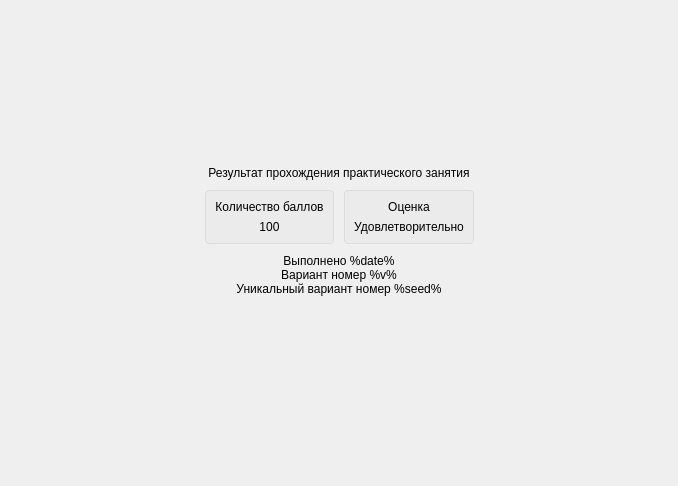
<?xml version="1.0" encoding="UTF-8"?>
<ui version="4.0">
 <class>ScreenSummary</class>
 <widget class="QFrame" name="ScreenSummary">
  <property name="geometry">
   <rect>
    <x>0</x>
    <y>0</y>
    <width>678</width>
    <height>486</height>
   </rect>
  </property>
  <property name="windowTitle">
   <string>Frame</string>
  </property>
  <layout class="QGridLayout" name="gridLayout">
   <property name="verticalSpacing">
    <number>0</number>
   </property>
   <item row="5" column="0">
    <widget class="QLabel" name="seed">
     <property name="toolTip">
      <string>Аргумент для запуска</string>
     </property>
     <property name="styleSheet">
      <string notr="true">font: 8pt &quot;MS Shell Dlg 2&quot;;</string>
     </property>
     <property name="text">
      <string>Уникальный вариант номер %seed%</string>
     </property>
     <property name="alignment">
      <set>Qt::AlignCenter</set>
     </property>
    </widget>
   </item>
   <item row="1" column="0">
    <layout class="QHBoxLayout" name="horizontalLayout">
     <item>
      <spacer name="horizontalSpacer">
       <property name="orientation">
        <enum>Qt::Horizontal</enum>
       </property>
       <property name="sizeType">
        <enum>QSizePolicy::Expanding</enum>
       </property>
       <property name="sizeHint" stdset="0">
        <size>
         <width>0</width>
         <height>0</height>
        </size>
       </property>
      </spacer>
     </item>
     <item>
      <widget class="QFrame" name="frame">
       <property name="styleSheet">
        <string notr="true">border: 1px solid  rgb(220, 220, 220);
border-radius: 4px;
background-color: rgb(235, 235, 235);</string>
       </property>
       <property name="frameShape">
        <enum>QFrame::StyledPanel</enum>
       </property>
       <property name="frameShadow">
        <enum>QFrame::Raised</enum>
       </property>
       <layout class="QGridLayout" name="gridLayout_3">
        <property name="leftMargin">
         <number>0</number>
        </property>
        <property name="topMargin">
         <number>0</number>
        </property>
        <property name="rightMargin">
         <number>0</number>
        </property>
        <property name="bottomMargin">
         <number>0</number>
        </property>
        <item row="0" column="0">
         <layout class="QVBoxLayout" name="verticalLayout_3">
          <property name="leftMargin">
           <number>9</number>
          </property>
          <property name="topMargin">
           <number>9</number>
          </property>
          <property name="rightMargin">
           <number>9</number>
          </property>
          <property name="bottomMargin">
           <number>9</number>
          </property>
          <item>
           <widget class="QLabel" name="label_4">
            <property name="styleSheet">
             <string notr="true">font: 75 14pt &quot;MS Shell Dlg 2&quot;;
border: none;
background-color: transparent;</string>
            </property>
            <property name="text">
             <string>Количество баллов</string>
            </property>
            <property name="alignment">
             <set>Qt::AlignCenter</set>
            </property>
            <property name="wordWrap">
             <bool>false</bool>
            </property>
           </widget>
          </item>
          <item>
           <widget class="QLabel" name="score">
            <property name="styleSheet">
             <string notr="true">font: 75 14pt &quot;MS Shell Dlg 2&quot;;
border: none;
background-color: transparent;</string>
            </property>
            <property name="text">
             <string>100</string>
            </property>
            <property name="alignment">
             <set>Qt::AlignCenter</set>
            </property>
            <property name="wordWrap">
             <bool>true</bool>
            </property>
           </widget>
          </item>
         </layout>
        </item>
       </layout>
      </widget>
     </item>
     <item>
      <spacer name="horizontalSpacer_3">
       <property name="orientation">
        <enum>Qt::Horizontal</enum>
       </property>
       <property name="sizeType">
        <enum>QSizePolicy::Minimum</enum>
       </property>
       <property name="sizeHint" stdset="0">
        <size>
         <width>10</width>
         <height>0</height>
        </size>
       </property>
      </spacer>
     </item>
     <item>
      <widget class="QFrame" name="frame_2">
       <property name="styleSheet">
        <string notr="true">border: 1px solid  rgb(220, 220, 220);
border-radius: 4px;
background-color: rgb(235, 235, 235);</string>
       </property>
       <property name="frameShape">
        <enum>QFrame::StyledPanel</enum>
       </property>
       <property name="frameShadow">
        <enum>QFrame::Raised</enum>
       </property>
       <layout class="QGridLayout" name="gridLayout_2">
        <property name="leftMargin">
         <number>0</number>
        </property>
        <property name="topMargin">
         <number>0</number>
        </property>
        <property name="rightMargin">
         <number>0</number>
        </property>
        <property name="bottomMargin">
         <number>0</number>
        </property>
        <item row="0" column="0">
         <layout class="QVBoxLayout" name="verticalLayout_2">
          <property name="leftMargin">
           <number>9</number>
          </property>
          <property name="topMargin">
           <number>9</number>
          </property>
          <property name="rightMargin">
           <number>9</number>
          </property>
          <property name="bottomMargin">
           <number>9</number>
          </property>
          <item>
           <widget class="QLabel" name="label_3">
            <property name="styleSheet">
             <string notr="true">font: 75 14pt &quot;MS Shell Dlg 2&quot;;
border: none;
background-color: transparent;</string>
            </property>
            <property name="text">
             <string>Оценка</string>
            </property>
            <property name="alignment">
             <set>Qt::AlignCenter</set>
            </property>
            <property name="wordWrap">
             <bool>true</bool>
            </property>
           </widget>
          </item>
          <item>
           <widget class="QLabel" name="mark">
            <property name="styleSheet">
             <string notr="true">font: 75 14pt &quot;MS Shell Dlg 2&quot;;
border: none;
background-color: transparent;</string>
            </property>
            <property name="text">
             <string>Удовлетворительно</string>
            </property>
            <property name="alignment">
             <set>Qt::AlignCenter</set>
            </property>
            <property name="wordWrap">
             <bool>true</bool>
            </property>
           </widget>
          </item>
         </layout>
        </item>
       </layout>
      </widget>
     </item>
     <item>
      <spacer name="horizontalSpacer_2">
       <property name="orientation">
        <enum>Qt::Horizontal</enum>
       </property>
       <property name="sizeType">
        <enum>QSizePolicy::Expanding</enum>
       </property>
       <property name="sizeHint" stdset="0">
        <size>
         <width>0</width>
         <height>0</height>
        </size>
       </property>
      </spacer>
     </item>
    </layout>
   </item>
   <item row="6" column="0">
    <spacer name="verticalSpacer_2">
     <property name="orientation">
      <enum>Qt::Vertical</enum>
     </property>
     <property name="sizeType">
      <enum>QSizePolicy::Expanding</enum>
     </property>
     <property name="sizeHint" stdset="0">
      <size>
       <width>0</width>
       <height>0</height>
      </size>
     </property>
    </spacer>
   </item>
   <item row="2" column="0">
    <spacer name="verticalSpacer_4">
     <property name="orientation">
      <enum>Qt::Vertical</enum>
     </property>
     <property name="sizeType">
      <enum>QSizePolicy::Minimum</enum>
     </property>
     <property name="sizeHint" stdset="0">
      <size>
       <width>0</width>
       <height>10</height>
      </size>
     </property>
    </spacer>
   </item>
   <item row="3" column="0">
    <widget class="QLabel" name="date">
     <property name="styleSheet">
      <string notr="true">font: 8pt &quot;MS Shell Dlg 2&quot;;</string>
     </property>
     <property name="text">
      <string>Выполнено %date%</string>
     </property>
     <property name="alignment">
      <set>Qt::AlignCenter</set>
     </property>
    </widget>
   </item>
   <item row="0" column="0">
    <layout class="QVBoxLayout" name="verticalLayout">
     <item>
      <spacer name="verticalSpacer">
       <property name="orientation">
        <enum>Qt::Vertical</enum>
       </property>
       <property name="sizeType">
        <enum>QSizePolicy::Expanding</enum>
       </property>
       <property name="sizeHint" stdset="0">
        <size>
         <width>0</width>
         <height>0</height>
        </size>
       </property>
      </spacer>
     </item>
     <item>
      <widget class="QLabel" name="label">
       <property name="styleSheet">
        <string notr="true">font: 75 16pt &quot;MS Shell Dlg 2&quot;;</string>
       </property>
       <property name="text">
        <string>Результат прохождения практического занятия</string>
       </property>
       <property name="alignment">
        <set>Qt::AlignCenter</set>
       </property>
       <property name="wordWrap">
        <bool>true</bool>
       </property>
      </widget>
     </item>
     <item>
      <spacer name="verticalSpacer_3">
       <property name="orientation">
        <enum>Qt::Vertical</enum>
       </property>
       <property name="sizeType">
        <enum>QSizePolicy::Minimum</enum>
       </property>
       <property name="sizeHint" stdset="0">
        <size>
         <width>0</width>
         <height>10</height>
        </size>
       </property>
      </spacer>
     </item>
    </layout>
   </item>
   <item row="4" column="0">
    <widget class="QLabel" name="variant">
     <property name="toolTip">
      <string>Аргумент для запуска</string>
     </property>
     <property name="styleSheet">
      <string notr="true">font: 8pt &quot;MS Shell Dlg 2&quot;;</string>
     </property>
     <property name="text">
      <string>Вариант номер %v%</string>
     </property>
     <property name="alignment">
      <set>Qt::AlignCenter</set>
     </property>
    </widget>
   </item>
  </layout>
 </widget>
 <resources/>
 <connections/>
</ui>
